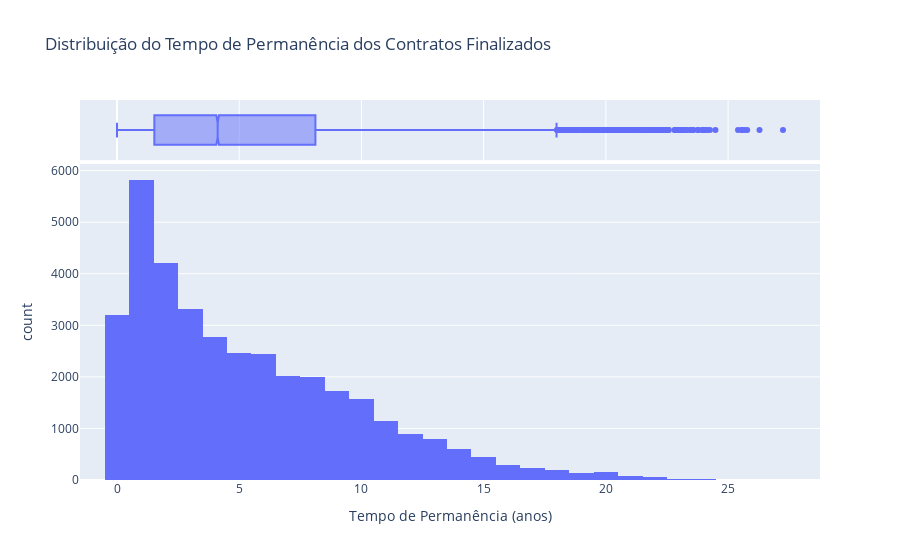

This figure's notebook cell:
### Code cell
import pandas as pd
import plotly.express as px
import plotly.graph_objects as go

# Converter para Pandas
df_permanencia = filtered_sdf_2.select("uuid_customer","start_date", "end_date", "tempo_permanencia_anos", "status").toPandas()

# Converter datas para datetime
df_permanencia["start_date"] = pd.to_datetime(df_permanencia["start_date"])
df_permanencia["end_date"] = pd.to_datetime(df_permanencia["end_date"])

# Criar coluna com o ano do contrato
df_permanencia["ano_inicio"] = df_permanencia["start_date"].dt.year

# Criar coluna indicando se o contrato foi finalizado (Churn)
df_permanencia["churn"] = df_permanencia["status"].apply(lambda x: 1 if x == "FINISHED" else 0)

# Calcular taxa de churn por ano
df_churn = df_permanencia.groupby("ano_inicio")["churn"].mean().reset_index()

# Criar gráfico de evolução do churn por ano


# Criar histograma do tempo de permanência dos contratos finalizados
fig_hist_churn = px.histogram(
    df_permanencia[df_permanencia["status"] == "FINISHED"],
    x="tempo_permanencia_anos",
    nbins=30,
    title="Distribuição do Tempo de Permanência dos Contratos Finalizados",
    labels={"tempo_permanencia_anos": "Tempo de Permanência (anos)"},
    marginal="box"  # Adiciona um boxplot para melhor visualização
)

# Exibir gráficos
fig_hist_churn.show()

### Figure 1 — Plotly figure (JSON) as saved in the notebook; plotly's stock layout.template omitted (floating-point values rounded to 4 significant figures; data arrays with more than 128 entries replaced by an {"elided": "..."} marker saying what was removed)
{"data": [{"bingroup": "x", "hovertemplate": "Tempo de Permanência (anos)=%{x}<br>count=%{y}<extra></extra>", "legendgroup": "", "marker": {"color": "#636efa", "pattern": {"shape": ""}}, "name": "", "nbinsx": 30, "orientation": "v", "showlegend": false, "type": "histogram", "x": {"elided": "36622 float values"}, "xaxis": "x", "yaxis": "y"}, {"hovertemplate": "Tempo de Permanência (anos)=%{x}<extra></extra>", "legendgroup": "", "marker": {"color": "#636efa"}, "name": "", "notched": true, "showlegend": false, "type": "box", "x": {"elided": "36622 float values"}, "xaxis": "x2", "yaxis": "y2"}], "layout": {"barmode": "relative", "legend": {"tracegroupgap": 0}, "title": {"text": "Distribuição do Tempo de Permanência dos Contratos Finalizados"}, "xaxis": {"anchor": "y", "domain": [0, 1], "title": {"text": "Tempo de Permanência (anos)"}}, "xaxis2": {"anchor": "y2", "domain": [0, 1], "matches": "x", "showgrid": true, "showticklabels": false}, "yaxis": {"anchor": "x", "domain": [0, 0.8316], "title": {"text": "count"}}, "yaxis2": {"anchor": "x2", "domain": [0.8416, 1], "matches": "y2", "showgrid": false, "showline": false, "showticklabels": false, "ticks": ""}}}
